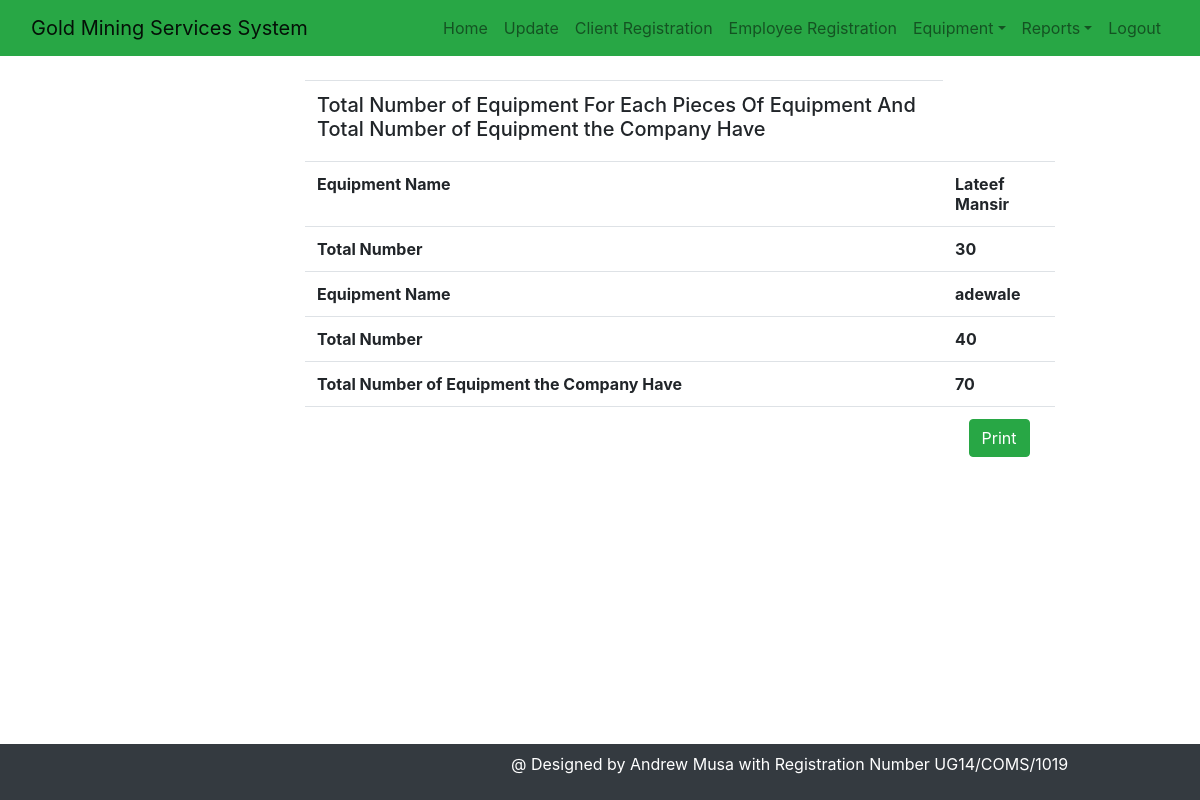
Page /EquipmentReportInpieces.php (signed in) on the committed database.
### tables this page shows
CREATE TABLE IF NOT EXISTS `equipment` (
  `id` int(11) NOT NULL AUTO_INCREMENT,
  `EquipmentName` varchar(50) NOT NULL,
  `Image` varchar(200) NOT NULL,
  `ProductionIntroduction` varchar(2000) NOT NULL,
  `Capacity` varchar(50) NOT NULL,
  `Improvement` varchar(2000) NOT NULL,
  `TotalInNumber` int(11) NOT NULL,
  PRIMARY KEY (`id`)
);

### EquipmentReportInpieces.php (the view, shortened to what this page needs)
<?php include "adminheader.php" ; ?>
<!DOCTYPE html>
<html class="no-js" lang="en">
    <head>
        <link rel='stylesheet' href="https://maxcdn.bootstrapcdn.com/font-awesome/4.7.0/css/font-awesome.min.css">
        <link rel="stylesheet" href="css\bootstrap.css">
</head>
<body>
<div class="main">
			<div class="main-content">
						<div class="panel-body">
							<div class="row">
            <table class="table">
            <tr>
            <td> <h5>Total Number of Equipment For Each Pieces Of Equipment And Total Number of Equipment the Company Have</h5> </td>
            </tr>
<?php
	require_once 'dbconfig.php';
    $stmt1 = $db_con->prepare("SELECT  SUM(TotalInNumber) As total FROM  equipment");
    $stmt1->execute();
    $row1 = $stmt1->fetch(PDO::FETCH_ASSOC);
    $total = 0;
    $total += $row1['total'];
$stmt = $db_con->prepare('SELECT *
     FROM   equipment');
    $stmt->execute();
	if($stmt->rowCount() > 0)
	{
		while($row=$stmt->fetch(PDO::FETCH_ASSOC))
		{
			extract($row);
			?>
            <tr>
            <th>Equipment Name</th>
            <th><?php echo $EquipmentName;?></th>
            </tr>
            <tr>
            <th>Total Number </th>
            <th><?php echo $TotalInNumber;?></th>
           </tr>
			<?php
		}
	}
?>
<tr>
<th>Total Number of Equipment the Company Have</th>
<th> <?php echo $total;  ?></th>
</tr>
<tr>
<td></td>
<td align="center"><button class="btn btn-success" onClick="window.print();">Print</button></td>
 </table>
<?php include 'footer.php'; ?>
</body>
</html>

### EquipmentReportInpieces.php (style rules this page uses)
table { margin-left: 20em; margin-top: 5em; margin-right: 10em; }

### rows in the picture
equipment: EquipmentName "Lateef Mansir", TotalInNumber "30"
equipment: EquipmentName "adewale", TotalInNumber "40"

### other values in the picture
$total "70"
